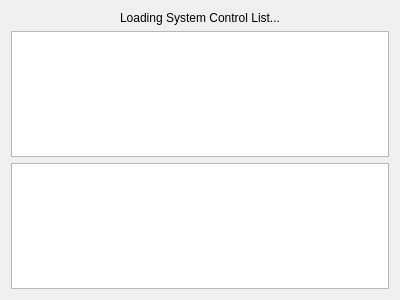
<?xml version="1.0" encoding="UTF-8"?>
<ui version="4.0">
 <class>sysctl_ui</class>
 <widget class="QWidget" name="sysctl_ui">
  <property name="geometry">
   <rect>
    <x>0</x>
    <y>0</y>
    <width>400</width>
    <height>300</height>
   </rect>
  </property>
  <property name="windowTitle">
   <string>Form</string>
  </property>
  <layout class="QVBoxLayout" name="verticalLayout">
   <item>
    <widget class="QLabel" name="label">
     <property name="text">
      <string>Loading System Control List...</string>
     </property>
     <property name="alignment">
      <set>Qt::AlignCenter</set>
     </property>
    </widget>
   </item>
   <item>
    <widget class="QTreeWidget" name="treeWidget">
     <property name="uniformRowHeights">
      <bool>true</bool>
     </property>
     <property name="sortingEnabled">
      <bool>true</bool>
     </property>
     <property name="animated">
      <bool>true</bool>
     </property>
     <property name="wordWrap">
      <bool>true</bool>
     </property>
     <property name="headerHidden">
      <bool>true</bool>
     </property>
     <column>
      <property name="text">
       <string notr="true">1</string>
      </property>
     </column>
    </widget>
   </item>
   <item>
    <widget class="QPlainTextEdit" name="plainTextEdit">
     <property name="sizePolicy">
      <sizepolicy hsizetype="Expanding" vsizetype="Preferred">
       <horstretch>0</horstretch>
       <verstretch>0</verstretch>
      </sizepolicy>
     </property>
     <property name="readOnly">
      <bool>true</bool>
     </property>
    </widget>
   </item>
  </layout>
 </widget>
 <resources>
  <include location="../../icons/icons.qrc"/>
 </resources>
 <connections/>
</ui>
